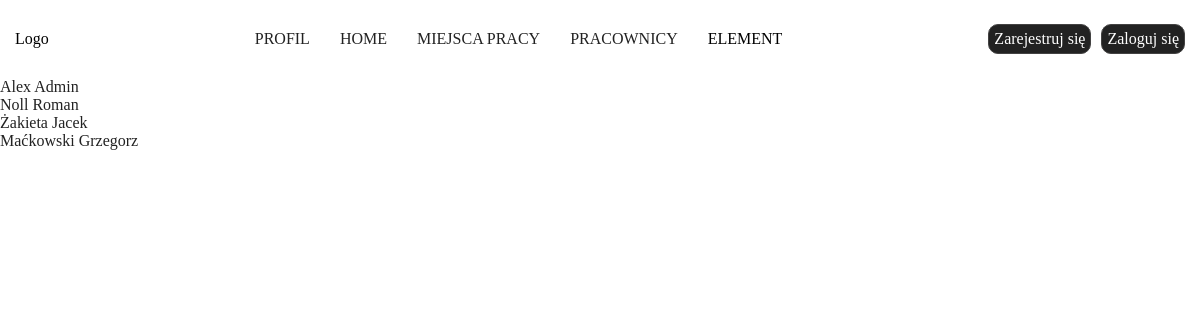
The page /users/all_users/ on the database as committed earlier.
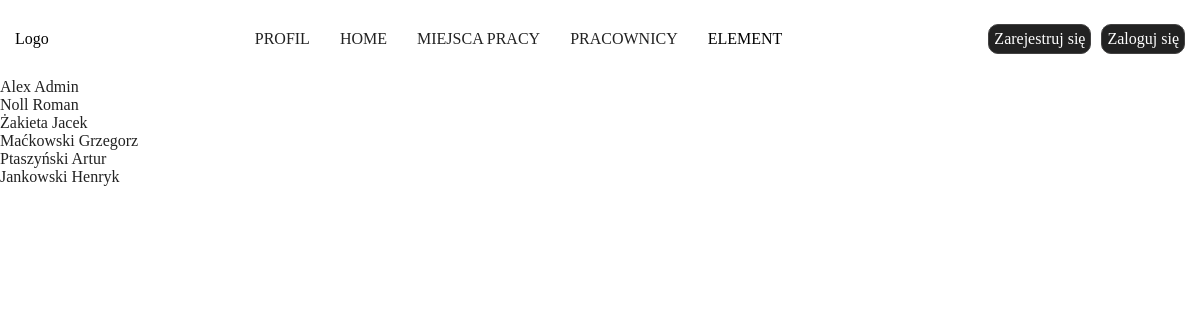
The same page on the database as committed later.
### users/models.py (models this page shows, shortened)
class CustomUser(AbstractBaseUser, PermissionsMixin):
    username = models.CharField(
        _('Użytkownik'),
        null=True,
        max_length= 255,
        )
    email = models.EmailField(_("email"), unique=True)
    fp_token = models.CharField(
        null=True,
        max_length=192,
        unique=True,
    )
    birthday = models.CharField(
        _('Data urodzenia'),
        null=True,
        max_length= 55,
        )
    birthplace = models.CharField(
        _('Miejsce urodzenia'),
        null=True,
        max_length= 255,
        )
    workplace = models.CharField(
        _('Miejsce pracy'),
        null=True,
        max_length= 255,
        )
    religion = models.CharField(
        _('Religia'),
        null=True,
        max_length= 255,
        )
    insurance_number = models.CharField(
        _('Numer ubezpieczenia'),
        null=True,
        max_length= 255,
        )
    tax_number = models.CharField(
        _('Numer podatkowy'),
        null=True,
        max_length= 255,
        )
    adress_pl = models.CharField(
        _('Adres w Polsce'),
        null=True,
        max_length= 255,
        )
    adress_de = models.CharField(
        _('Adres w Niemczech'),
        null=True,
        max_length= 255,
        )
    profession = models.CharField(
        _('Zawód'),
        null=True,
        max_length= 255,
        )
    position = models.CharField(
        _('Stanowisko (pracuje w)'),
        null=True,
        max_length= 255,
        )
    internal_tax_number = models.CharField(
        _('Wewnętrzny numer podatkowy'),
        null=True,
        max_length= 255,
        )
    nfz_name = models.CharField(
        _('NFZ - nazwa'),
        null=True,
        max_length= 255,
        )
    nfz_adress = models.CharField(
        _('NFZ - adres'),
        null=True,
        max_length= 255,
        )
    phone_number = models.CharField(
        _('Telefon'),
        null=True,
        max_length= 255,
        )
    bank = models.CharField(
        _('Nazwa banku'),
        null=True,
        max_length= 255,
        )
    bic_swift = models.CharField(
        _('BIC/SWIFT'),
        null=True,
        max_length= 255,
        )
    bank_account = models.CharField(
        _('Konto i właściciel'),
        null=True,
        max_length= 255,
        )
    health_insurance_de = models.CharField(
        _('Ubezpieczenie w Niemczech'),
        null=True,
        max_length= 255,
        )
    health_insurance_de_number = models.CharField(
        _('KK VersNr'),
        null=True,
        max_length= 255,
        )
    shoe_size = models.CharField(
        _('Rozmiar buta'),
        null=True,
        max_length= 255,
        )
    growth = models.CharField(
        _('Wzrost'),
        null=True,
        max_length= 255,
        )
    work_clothes = models.CharField(
        _('Ubranie robocze'),
        null=True,
        max_length= 255,
        )
    rights = models.CharField(
        _('Uprawnienia'),
        null=True,
        max_length= 255,
        )
    is_staff = models.BooleanField(default=False)
    is_active = models.BooleanField(default=True)
    date_joined = models.DateTimeField(
        _('Data rejestracji'),
        default=timezone.now,
        )
    USERNAME_FIELD = "email"
    REQUIRED_FIELDS = []
    objects = CustomUserManager()

### users/views.py (the view)
# urls.py: path('all_users/', AllUsers.as_view(), name='all_users'),
class AllUsers(ListView):
    model = CustomUser
    context_object_name = 'users'
    template_name = 'all_users.html'
    def get_context_data(self, **kwargs) :
        context = super().get_context_data(**kwargs)
        context['users'] = CustomUser.objects.all()
        return context

### users/templates/all_users.html (shortened to what this page needs)
{% extends 'base.html' %}
{% load static %}
    {% block content %}
        {% for user in users %}
            <li><a href="{% url 'user_raport' user.pk %}">{{user.username}}</a></li>
        {% endfor %}
    {% endblock %}

Rows that differ between the two databases and show on the page:
added CustomUser: username "Ptaszyński Artur"
added CustomUser: username "Jankowski Henryk"
